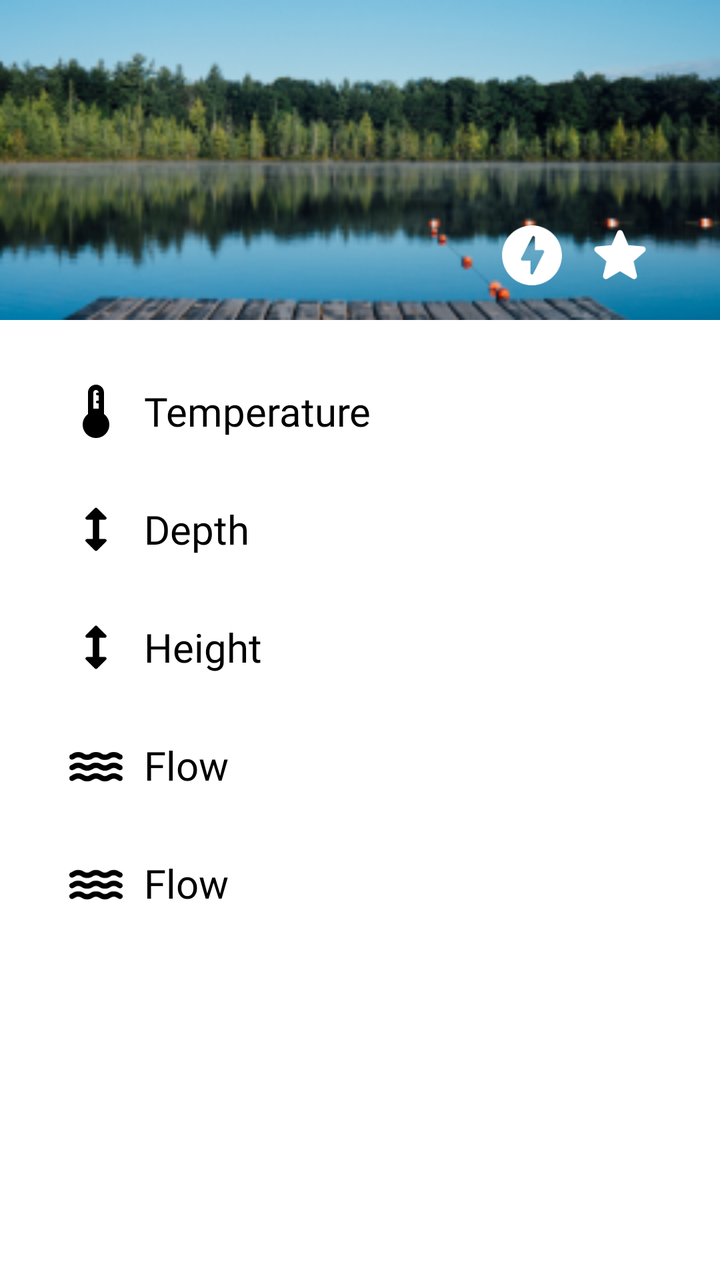
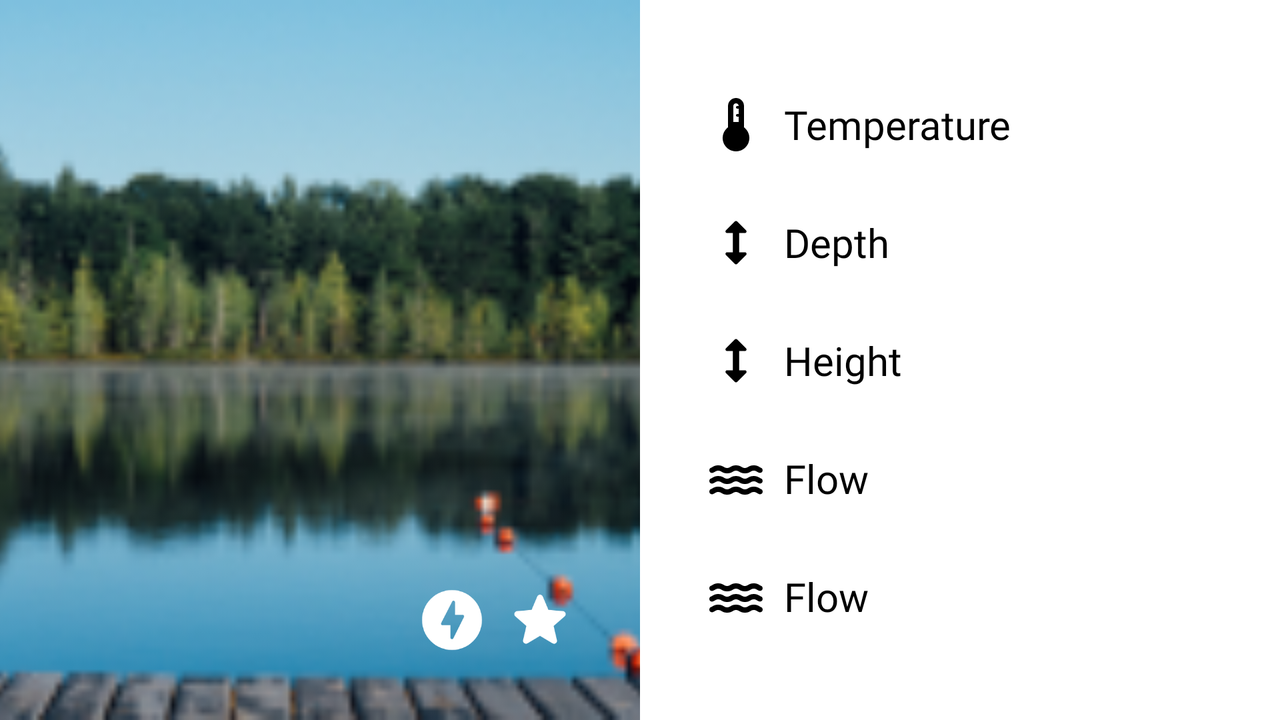

The same Android screen from two of the app's own layout files: first res/layout/ as a phone draws it, then the repository's variant for another configuration, drawn on a device whose configuration selects that folder. Both files follow.
<!-- AndroidManifest.xml: application theme Theme.SwissHydro -->
<!-- res/layout/activity_details.xml -->
<?xml version="1.0" encoding="utf-8"?>
<androidx.constraintlayout.widget.ConstraintLayout xmlns:android="http://schemas.android.com/apk/res/android"
    xmlns:app="http://schemas.android.com/apk/res-auto"
    xmlns:tools="http://schemas.android.com/tools"
    android:layout_width="match_parent"
    android:layout_height="match_parent"
    tools:context="ch.bbcag.swisshydro.DetailsActivity">

    <ImageView
        android:id="@+id/details_header"
        android:layout_width="0dp"
        android:layout_height="160dp"
        android:scaleType="centerCrop"
        app:layout_constraintEnd_toEndOf="parent"
        app:layout_constraintHorizontal_bias="0.0"
        app:layout_constraintStart_toStartOf="parent"
        app:layout_constraintTop_toTopOf="parent"
        app:srcCompat="@drawable/lake" />

    <TextView
        android:id="@+id/details_water_name"
        android:layout_width="wrap_content"
        android:layout_height="wrap_content"
        android:layout_marginTop="24dp"
        android:fontFamily="@font/roboto_medium"
        android:textColor="#FFFFFF"
        android:textSize="34sp"
        app:layout_constraintStart_toStartOf="@+id/guideline4"
        app:layout_constraintTop_toTopOf="parent" />

    <TextView
        android:id="@+id/details_city"
        android:layout_width="wrap_content"
        android:layout_height="wrap_content"
        android:layout_marginTop="8dp"
        android:fontFamily="@font/roboto_medium"
        android:textColor="#FFFFFF"
        android:textSize="24sp"
        app:layout_constraintStart_toStartOf="@+id/guideline4"
        app:layout_constraintTop_toBottomOf="@+id/details_water_name" />

    <TextView
        android:id="@+id/details_water_type"
        android:layout_width="wrap_content"
        android:layout_height="wrap_content"
        android:layout_marginTop="8dp"
        android:fontFamily="@font/roboto_medium"
        android:textColor="#FFFFFF"
        android:textSize="16sp"
        app:layout_constraintStart_toStartOf="@+id/guideline4"
        app:layout_constraintTop_toBottomOf="@+id/details_city" />

    <TextView
        android:id="@+id/details_temp"
        android:layout_width="wrap_content"
        android:layout_height="wrap_content"
        android:layout_marginTop="32dp"
        android:fontFamily="@font/roboto_medium"
        android:text="@string/temperature"
        android:textColor="?attr/colorOnPrimary"
        android:textSize="20sp"
        app:layout_constraintStart_toStartOf="@+id/guideline2"
        app:layout_constraintTop_toBottomOf="@+id/details_header" />

    <TextView
        android:id="@+id/details_depth"
        android:layout_width="wrap_content"
        android:layout_height="wrap_content"
        android:layout_marginTop="32dp"
        android:fontFamily="@font/roboto_medium"
        android:text="@string/depth"
        android:textColor="?attr/colorOnPrimary"
        android:textSize="20sp"
        app:layout_constraintStart_toStartOf="@+id/guideline2"
        app:layout_constraintTop_toBottomOf="@+id/details_temp" />

    <TextView
        android:id="@+id/details_height"
        android:layout_width="wrap_content"
        android:layout_height="wrap_content"
        android:layout_marginTop="32dp"
        android:fontFamily="@font/roboto_medium"
        android:text="@string/height"
        android:textColor="?attr/colorOnPrimary"
        android:textSize="20sp"
        app:layout_constraintStart_toStartOf="@+id/guideline2"
        app:layout_constraintTop_toBottomOf="@+id/details_depth" />

    <TextView
        android:id="@+id/details_flow_ls"
        android:layout_width="wrap_content"
        android:layout_height="wrap_content"
        android:layout_marginTop="32dp"
        android:fontFamily="@font/roboto_medium"
        android:text="@string/flow"
        android:textColor="?attr/colorOnPrimary"
        android:textSize="20sp"
        app:layout_constraintStart_toStartOf="@+id/guideline2"
        app:layout_constraintTop_toBottomOf="@+id/details_height" />

    <TextView
        android:id="@+id/details_flow_ms"
        android:layout_width="wrap_content"
        android:layout_height="wrap_content"
        android:layout_marginTop="32dp"
        android:fontFamily="@font/roboto_medium"
        android:text="@string/flow"
        android:textColor="?attr/colorOnPrimary"
        android:textSize="20sp"
        app:layout_constraintStart_toStartOf="@+id/guideline2"
        app:layout_constraintTop_toBottomOf="@+id/details_flow_ls" />

    <androidx.constraintlayout.widget.Guideline
        android:id="@+id/guideline2"
        android:layout_width="wrap_content"
        android:layout_height="wrap_content"
        android:orientation="vertical"
        app:layout_constraintGuide_begin="72dp" />

    <ImageView
        android:id="@+id/details_temp_icon"
        android:layout_width="32dp"
        android:layout_height="32dp"
        android:layout_marginEnd="8dp"
        app:layout_constraintBottom_toBottomOf="@+id/details_temp"
        app:layout_constraintEnd_toStartOf="@+id/details_temp"
        app:layout_constraintTop_toTopOf="@+id/details_temp"
        app:srcCompat="@drawable/ic_thermostat_black_36dp"
        app:tint="?attr/colorOnPrimary" />

    <ImageView
        android:id="@+id/details_depth_icon"
        android:layout_width="32dp"
        android:layout_height="32dp"
        android:layout_marginEnd="8dp"
        app:layout_constraintBottom_toBottomOf="@+id/details_depth"
        app:layout_constraintEnd_toStartOf="@+id/details_depth"
        app:layout_constraintTop_toTopOf="@+id/details_depth"
        app:srcCompat="@drawable/ic_height_black_36dp"
        app:tint="?attr/colorOnPrimary"/>

    <ImageView
        android:id="@+id/details_height_icon"
        android:layout_width="32dp"
        android:layout_height="32dp"
        android:layout_marginEnd="8dp"
        app:layout_constraintBottom_toBottomOf="@+id/details_height"
        app:layout_constraintEnd_toStartOf="@+id/details_height"
        app:layout_constraintTop_toTopOf="@+id/details_height"
        app:srcCompat="@drawable/ic_height_black_36dp"
        app:tint="?attr/colorOnPrimary"/>

    <ImageView
        android:id="@+id/details_flow_ls_icon"
        android:layout_width="32dp"
        android:layout_height="32dp"
        android:layout_marginEnd="8dp"
        app:layout_constraintBottom_toBottomOf="@+id/details_flow_ls"
        app:layout_constraintEnd_toStartOf="@+id/details_flow_ls"
        app:layout_constraintTop_toTopOf="@+id/details_flow_ls"
        app:srcCompat="@drawable/ic_water_black_36dp"
        app:tint="?attr/colorOnPrimary"/>

    <ImageView
        android:id="@+id/details_flow_ms_icon"
        android:layout_width="32dp"
        android:layout_height="32dp"
        android:layout_marginEnd="8dp"
        app:layout_constraintBottom_toBottomOf="@+id/details_flow_ms"
        app:layout_constraintEnd_toStartOf="@+id/details_flow_ms"
        app:layout_constraintTop_toTopOf="@+id/details_flow_ms"
        app:srcCompat="@drawable/ic_water_black_36dp"
        app:tint="?attr/colorOnPrimary"/>

    <TextView
        android:id="@+id/details_temp_data"
        android:layout_width="wrap_content"
        android:layout_height="wrap_content"
        android:fontFamily="@font/roboto_medium"
        android:textColor="?attr/colorOnPrimary"
        android:textSize="20sp"
        app:layout_constraintEnd_toStartOf="@+id/guideline3"
        app:layout_constraintTop_toTopOf="@+id/details_temp" />

    <TextView
        android:id="@+id/details_depth_data"
        android:layout_width="wrap_content"
        android:layout_height="wrap_content"
        android:fontFamily="@font/roboto_medium"
        android:textColor="?attr/colorOnPrimary"
        android:textSize="20sp"
        app:layout_constraintEnd_toStartOf="@+id/guideline3"
        app:layout_constraintTop_toTopOf="@+id/details_depth" />

    <TextView
        android:id="@+id/details_height_data"
        android:layout_width="wrap_content"
        android:layout_height="wrap_content"
        android:fontFamily="@font/roboto_medium"
        android:textColor="?attr/colorOnPrimary"
        android:textSize="20sp"
        app:layout_constraintEnd_toStartOf="@+id/guideline3"
        app:layout_constraintTop_toTopOf="@+id/details_height" />

    <TextView
        android:id="@+id/details_flow_ls_data"
        android:layout_width="wrap_content"
        android:layout_height="wrap_content"
        android:fontFamily="@font/roboto_medium"
        android:textColor="?attr/colorOnPrimary"
        android:textSize="20sp"
        app:layout_constraintEnd_toStartOf="@+id/guideline3"
        app:layout_constraintTop_toTopOf="@+id/details_flow_ls" />

    <TextView
        android:id="@+id/details_flow_ms_data"
        android:layout_width="wrap_content"
        android:layout_height="wrap_content"
        android:fontFamily="@font/roboto_medium"
        android:textColor="?attr/colorOnPrimary"
        android:textSize="20sp"
        app:layout_constraintEnd_toStartOf="@+id/guideline3"
        app:layout_constraintTop_toTopOf="@+id/details_flow_ms" />

    <androidx.constraintlayout.widget.Guideline
        android:id="@+id/guideline3"
        android:layout_width="wrap_content"
        android:layout_height="wrap_content"
        android:orientation="vertical"
        app:layout_constraintGuide_end="32dp" />

    <androidx.constraintlayout.widget.Guideline
        android:id="@+id/guideline4"
        android:layout_width="wrap_content"
        android:layout_height="wrap_content"
        android:orientation="vertical"
        app:layout_constraintGuide_begin="32dp" />

    <ImageView
        android:id="@+id/details_offline"
        android:layout_width="wrap_content"
        android:layout_height="wrap_content"
        android:layout_marginEnd="8dp"
        app:layout_constraintEnd_toStartOf="@+id/details_favorite"
        app:layout_constraintTop_toTopOf="@+id/details_favorite"
        app:srcCompat="@drawable/ic_offline_bolt_white_36dp" />

    <ImageView
        android:id="@+id/details_favorite"
        android:layout_width="wrap_content"
        android:layout_height="wrap_content"
        app:layout_constraintEnd_toStartOf="@+id/guideline3"
        app:layout_constraintTop_toBottomOf="@+id/details_city"
        app:srcCompat="@drawable/ic_star_white_36dp" />

</androidx.constraintlayout.widget.ConstraintLayout>
<!-- resources referenced by this layout -->
<resources>
  <!-- drawable ic_height_black_36dp (drawable) -->
  <vector xmlns:android="http://schemas.android.com/apk/res/android"
      android:width="36dp"
      android:height="36dp"
      android:viewportWidth="20"
      android:viewportHeight="20">
      <path
          android:fillColor="#000000"
          android:pathData="M11,7h1.79c0.45,0 0.67,-0.54 0.35,-0.85l-2.79,-2.78c-0.2,-0.19 -0.51,-0.19 -0.71,0L6.86,6.15C6.54,6.46 6.76,7 7.21,7H9v6H7.21c-0.45,0 -0.67,0.54 -0.35,0.85l2.79,2.78c0.2,0.19 0.51,0.19 0.71,0l2.79,-2.78c0.32,-0.31 0.09,-0.85 -0.35,-0.85H11V7z" />
  </vector>
  <!-- drawable ic_offline_bolt_white_36dp (drawable) -->
  <vector xmlns:android="http://schemas.android.com/apk/res/android"
      android:width="36dp"
      android:height="36dp"
      android:viewportWidth="24"
      android:viewportHeight="24">
      <path
          android:fillColor="#FFFFFF"
          android:pathData="M12,2.02c-5.51,0 -9.98,4.47 -9.98,9.98s4.47,9.98 9.98,9.98 9.98,-4.47 9.98,-9.98S17.51,2.02 12,2.02zM11.48,17.88v-4.14L8.82,13.74c-0.37,0 -0.62,-0.4 -0.44,-0.73l3.68,-7.17c0.23,-0.47 0.94,-0.3 0.94,0.23v4.19h2.54c0.37,0 0.61,0.39 0.45,0.72l-3.56,7.12c-0.24,0.48 -0.95,0.31 -0.95,-0.22z" />
  </vector>
  <!-- drawable ic_star_white_36dp (drawable) -->
  <vector xmlns:android="http://schemas.android.com/apk/res/android"
      android:width="36dp"
      android:height="36dp"
      android:viewportWidth="24"
      android:viewportHeight="24">
      <path
          android:fillColor="#FFFFFF"
          android:pathData="M12,17.27l4.15,2.51c0.76,0.46 1.69,-0.22 1.49,-1.08l-1.1,-4.72l3.67,-3.18c0.67,-0.58 0.31,-1.68 -0.57,-1.75l-4.83,-0.41l-1.89,-4.46c-0.34,-0.81 -1.5,-0.81 -1.84,0L9.19,8.63L4.36,9.04c-0.88,0.07 -1.24,1.17 -0.57,1.75l3.67,3.18l-1.1,4.72c-0.2,0.86 0.73,1.54 1.49,1.08L12,17.27z" />
  </vector>
  <!-- drawable ic_thermostat_black_36dp (drawable) -->
  <vector xmlns:android="http://schemas.android.com/apk/res/android"
      android:width="36dp"
      android:height="36dp"
      android:viewportWidth="24"
      android:viewportHeight="24">
      <path
          android:fillColor="#000000"
          android:pathData="M15,13L15,5c0,-1.66 -1.34,-3 -3,-3S9,3.34 9,5v8c-1.21,0.91 -2,2.37 -2,4 0,2.76 2.24,5 5,5s5,-2.24 5,-5c0,-1.63 -0.79,-3.09 -2,-4zM13,11h-2L11,5c0,-0.55 0.45,-1 1,-1s1,0.45 1,1h-0.5c-0.28,0 -0.5,0.22 -0.5,0.5s0.22,0.5 0.5,0.5h0.5v2h-0.5c-0.28,0 -0.5,0.22 -0.5,0.5s0.22,0.5 0.5,0.5h0.5v2z" />
  </vector>
  <string name="depth">Depth</string>
  <string name="flow">Flow</string>
  <string name="height">Height</string>
  <string name="temperature">Temperature</string>
  <style name="Theme.SwissHydro" parent="Theme.MaterialComponents.DayNight.DarkActionBar">
          
          <item name="colorPrimary">@color/indigo</item>
          <item name="colorPrimaryVariant">@color/indigo_dark</item>
          <item name="colorOnPrimary">@color/black</item>
          
          <item name="colorSecondary">@color/light_blue</item>
          <item name="colorSecondaryVariant">@color/light_blue_dark</item>
          <item name="colorOnSecondary">@color/white</item>
          
          <item name="android:statusBarColor" tools:targetApi="l">?attr/colorPrimaryVariant</item>
          
      </style>
  <color name="indigo">#283593</color>
  <color name="indigo_dark">#001064</color>
  <color name="black">#000000</color>
  <color name="light_blue">#00a6c8</color>
  <color name="light_blue_dark">#007797</color>
  <color name="white">#FFFFFFFF</color>
</resources>
<!-- res/layout-land/activity_details.xml (the repository's variant of the layout above) -->
<!-- drawn on the phone turned sideways -->
<?xml version="1.0" encoding="utf-8"?>
<androidx.constraintlayout.widget.ConstraintLayout xmlns:android="http://schemas.android.com/apk/res/android"
    xmlns:app="http://schemas.android.com/apk/res-auto"
    android:layout_width="match_parent"
    android:layout_height="match_parent">

    <TextView
        android:id="@+id/details_flow_ms"
        android:layout_width="wrap_content"
        android:layout_height="wrap_content"
        android:layout_marginStart="8dp"
        android:layout_marginTop="32dp"
        android:fontFamily="@font/roboto_medium"
        android:text="@string/flow"
        android:textColor="?attr/colorOnPrimary"
        android:textSize="20sp"
        app:layout_constraintStart_toEndOf="@+id/details_flow_ms_icon"
        app:layout_constraintTop_toBottomOf="@+id/details_flow_ls" />

    <ImageView
        android:id="@+id/details_flow_ms_icon"
        android:layout_width="32dp"
        android:layout_height="32dp"
        android:layout_marginStart="32dp"
        app:layout_constraintBottom_toBottomOf="@+id/details_flow_ms"
        app:layout_constraintStart_toStartOf="@+id/guideline5"
        app:layout_constraintTop_toTopOf="@+id/details_flow_ms"
        app:srcCompat="@drawable/ic_water_black_36dp"
        app:tint="?attr/colorOnPrimary"/>

    <TextView
        android:id="@+id/details_flow_ms_data"
        android:layout_width="wrap_content"
        android:layout_height="wrap_content"
        android:layout_marginEnd="32dp"
        android:fontFamily="@font/roboto_medium"
        android:textColor="?attr/colorOnPrimary"
        android:textSize="20sp"
        app:layout_constraintEnd_toEndOf="parent"
        app:layout_constraintTop_toTopOf="@+id/details_flow_ms" />

    <TextView
        android:id="@+id/details_flow_ls"
        android:layout_width="wrap_content"
        android:layout_height="wrap_content"
        android:layout_marginStart="8dp"
        android:layout_marginTop="32dp"
        android:fontFamily="@font/roboto_medium"
        android:text="@string/flow"
        android:textColor="?attr/colorOnPrimary"
        android:textSize="20sp"
        app:layout_constraintStart_toEndOf="@+id/details_flow_ls_icon"
        app:layout_constraintTop_toBottomOf="@+id/details_height" />

    <ImageView
        android:id="@+id/details_flow_ls_icon"
        android:layout_width="32dp"
        android:layout_height="32dp"
        android:layout_marginStart="32dp"
        app:layout_constraintBottom_toBottomOf="@+id/details_flow_ls"
        app:layout_constraintStart_toStartOf="@+id/guideline5"
        app:layout_constraintTop_toTopOf="@+id/details_flow_ls"
        app:srcCompat="@drawable/ic_water_black_36dp"
        app:tint="?attr/colorOnPrimary"/>

    <TextView
        android:id="@+id/details_flow_ls_data"
        android:layout_width="wrap_content"
        android:layout_height="wrap_content"
        android:layout_marginEnd="32dp"
        android:fontFamily="@font/roboto_medium"
        android:textColor="?attr/colorOnPrimary"
        android:textSize="20sp"
        app:layout_constraintEnd_toEndOf="parent"
        app:layout_constraintTop_toTopOf="@+id/details_flow_ls" />

    <TextView
        android:id="@+id/details_height"
        android:layout_width="wrap_content"
        android:layout_height="wrap_content"
        android:layout_marginStart="8dp"
        android:fontFamily="@font/roboto_medium"
        android:text="@string/height"
        android:textColor="?attr/colorOnPrimary"
        android:textSize="20sp"
        app:layout_constraintBottom_toBottomOf="parent"
        app:layout_constraintStart_toEndOf="@+id/details_height_icon"
        app:layout_constraintTop_toTopOf="parent" />

    <ImageView
        android:id="@+id/details_height_icon"
        android:layout_width="32dp"
        android:layout_height="32dp"
        android:layout_marginStart="32dp"
        app:layout_constraintBottom_toBottomOf="@+id/details_height"
        app:layout_constraintStart_toEndOf="@+id/details_header"
        app:layout_constraintTop_toTopOf="@+id/details_height"
        app:srcCompat="@drawable/ic_height_black_36dp"
        app:tint="?attr/colorOnPrimary"/>

    <TextView
        android:id="@+id/details_height_data"
        android:layout_width="wrap_content"
        android:layout_height="wrap_content"
        android:layout_marginEnd="32dp"
        android:fontFamily="@font/roboto_medium"
        android:textColor="?attr/colorOnPrimary"
        android:textSize="20sp"
        app:layout_constraintEnd_toEndOf="parent"
        app:layout_constraintTop_toTopOf="@+id/details_height" />

    <TextView
        android:id="@+id/details_depth"
        android:layout_width="wrap_content"
        android:layout_height="wrap_content"
        android:layout_marginStart="8dp"
        android:layout_marginBottom="32dp"
        android:fontFamily="@font/roboto_medium"
        android:text="@string/depth"
        android:textColor="?attr/colorOnPrimary"
        android:textSize="20sp"
        app:layout_constraintBottom_toTopOf="@+id/details_height"
        app:layout_constraintStart_toEndOf="@+id/details_depth_icon" />

    <ImageView
        android:id="@+id/details_depth_icon"
        android:layout_width="32dp"
        android:layout_height="32dp"
        android:layout_marginStart="32dp"
        app:layout_constraintBottom_toBottomOf="@+id/details_depth"
        app:layout_constraintStart_toStartOf="@+id/guideline5"
        app:layout_constraintTop_toTopOf="@+id/details_depth"
        app:srcCompat="@drawable/ic_height_black_36dp"
        app:tint="?attr/colorOnPrimary"/>

    <TextView
        android:id="@+id/details_depth_data"
        android:layout_width="wrap_content"
        android:layout_height="wrap_content"
        android:layout_marginEnd="32dp"
        android:fontFamily="@font/roboto_medium"
        android:textColor="?attr/colorOnPrimary"
        android:textSize="20sp"
        app:layout_constraintEnd_toEndOf="parent"
        app:layout_constraintTop_toTopOf="@+id/details_depth" />

    <TextView
        android:id="@+id/details_temp"
        android:layout_width="wrap_content"
        android:layout_height="wrap_content"
        android:layout_marginStart="8dp"
        android:layout_marginBottom="32dp"
        android:fontFamily="@font/roboto_medium"
        android:text="@string/temperature"
        android:textColor="?attr/colorOnPrimary"
        android:textSize="20sp"
        app:layout_constraintBottom_toTopOf="@+id/details_depth"
        app:layout_constraintStart_toEndOf="@+id/details_temp_icon" />

    <ImageView
        android:id="@+id/details_temp_icon"
        android:layout_width="32dp"
        android:layout_height="32dp"
        android:layout_marginStart="32dp"
        app:layout_constraintBottom_toBottomOf="@+id/details_temp"
        app:layout_constraintStart_toStartOf="@+id/guideline5"
        app:layout_constraintTop_toTopOf="@+id/details_temp"
        app:srcCompat="@drawable/ic_thermostat_black_36dp"
        app:tint="?attr/colorOnPrimary"/>

    <TextView
        android:id="@+id/details_temp_data"
        android:layout_width="wrap_content"
        android:layout_height="wrap_content"
        android:layout_marginEnd="32dp"
        android:fontFamily="@font/roboto_medium"
        android:textColor="?attr/colorOnPrimary"
        android:textSize="20sp"
        app:layout_constraintEnd_toEndOf="parent"
        app:layout_constraintTop_toTopOf="@+id/details_temp" />

    <ImageView
        android:id="@+id/details_header"
        android:layout_width="0dp"
        android:layout_height="0dp"
        android:scaleType="centerCrop"
        app:layout_constraintBottom_toBottomOf="parent"
        app:layout_constraintEnd_toStartOf="@+id/guideline5"
        app:layout_constraintHorizontal_bias="1.0"
        app:layout_constraintStart_toStartOf="parent"
        app:layout_constraintTop_toTopOf="parent"
        app:layout_constraintVertical_bias="0.0"
        app:srcCompat="@drawable/lake" />

    <TextView
        android:id="@+id/details_water_name"
        android:layout_width="wrap_content"
        android:layout_height="wrap_content"
        android:layout_marginStart="32dp"
        android:fontFamily="@font/roboto_medium"
        android:textColor="#FFFFFF"
        android:textSize="34sp"
        app:layout_constraintStart_toStartOf="parent"
        app:layout_constraintTop_toTopOf="@+id/details_temp" />

    <TextView
        android:id="@+id/details_city"
        android:layout_width="wrap_content"
        android:layout_height="wrap_content"
        android:layout_marginTop="16dp"
        android:fontFamily="@font/roboto_medium"
        android:textColor="#FFFFFF"
        android:textSize="24sp"
        app:layout_constraintStart_toStartOf="@+id/details_water_name"
        app:layout_constraintTop_toBottomOf="@+id/details_water_name" />

    <TextView
        android:id="@+id/details_water_type"
        android:layout_width="wrap_content"
        android:layout_height="wrap_content"
        android:fontFamily="@font/roboto_medium"
        android:textColor="#FFFFFF"
        android:textSize="20sp"
        app:layout_constraintBottom_toBottomOf="@+id/details_offline"
        app:layout_constraintStart_toStartOf="@+id/details_city" />

    <ImageView
        android:id="@+id/details_offline"
        android:layout_width="wrap_content"
        android:layout_height="wrap_content"
        android:layout_marginEnd="8dp"
        app:layout_constraintBottom_toBottomOf="@+id/details_favorite"
        app:layout_constraintEnd_toStartOf="@+id/details_favorite"
        app:srcCompat="@drawable/ic_offline_bolt_white_36dp" />

    <ImageView
        android:id="@+id/details_favorite"
        android:layout_width="wrap_content"
        android:layout_height="wrap_content"
        android:layout_marginEnd="32dp"
        android:layout_marginBottom="32dp"
        app:layout_constraintBottom_toBottomOf="parent"
        app:layout_constraintEnd_toStartOf="@+id/guideline5"
        app:srcCompat="@drawable/ic_star_white_36dp" />

    <androidx.constraintlayout.widget.Guideline
        android:id="@+id/guideline5"
        android:layout_width="wrap_content"
        android:layout_height="wrap_content"
        android:orientation="vertical"
        app:layout_constraintGuide_percent="0.5" />

</androidx.constraintlayout.widget.ConstraintLayout>
